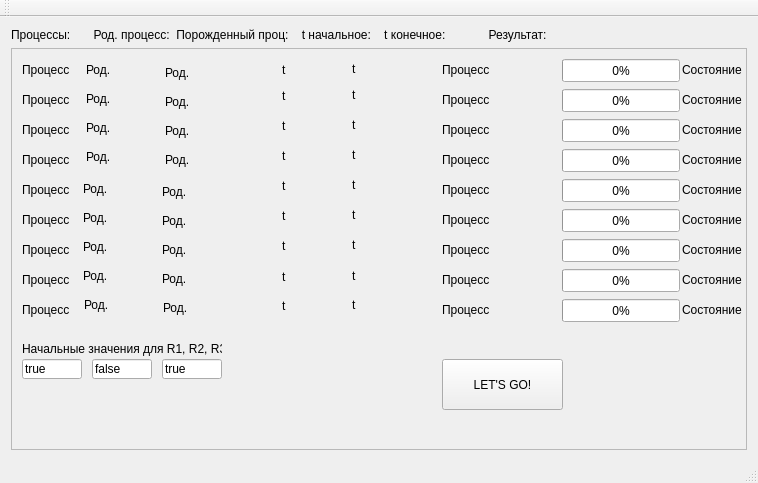
<?xml version="1.0" encoding="UTF-8"?>
<ui version="4.0">
 <class>MainWindow</class>
 <widget class="QMainWindow" name="MainWindow">
  <property name="geometry">
   <rect>
    <x>0</x>
    <y>0</y>
    <width>758</width>
    <height>483</height>
   </rect>
  </property>
  <property name="windowTitle">
   <string>MainWindow</string>
  </property>
  <widget class="QWidget" name="centralWidget">
   <layout class="QVBoxLayout" name="verticalLayout">
    <item>
     <widget class="QLabel" name="label">
      <property name="text">
       <string>Процессы:       Род. процесс:  Порожденный проц:    t начальное:    t конечное:             Результат:</string>
      </property>
     </widget>
    </item>
    <item>
     <widget class="QScrollArea" name="scrollArea">
      <property name="widgetResizable">
       <bool>true</bool>
      </property>
      <widget class="QWidget" name="scrollAreaWidgetContents">
       <property name="geometry">
        <rect>
         <x>0</x>
         <y>0</y>
         <width>738</width>
         <height>391</height>
        </rect>
       </property>
       <widget class="QLabel" name="label_A">
        <property name="geometry">
         <rect>
          <x>10</x>
          <y>10</y>
          <width>71</width>
          <height>21</height>
         </rect>
        </property>
        <property name="text">
         <string>Процесс</string>
        </property>
       </widget>
       <widget class="QProgressBar" name="progressBar">
        <property name="geometry">
         <rect>
          <x>550</x>
          <y>10</y>
          <width>118</width>
          <height>23</height>
         </rect>
        </property>
        <property name="value">
         <number>0</number>
        </property>
       </widget>
       <widget class="QLabel" name="label_stat_A">
        <property name="geometry">
         <rect>
          <x>670</x>
          <y>10</y>
          <width>61</width>
          <height>21</height>
         </rect>
        </property>
        <property name="text">
         <string>Состояние</string>
        </property>
       </widget>
       <widget class="QProgressBar" name="progressBar_2">
        <property name="geometry">
         <rect>
          <x>550</x>
          <y>40</y>
          <width>118</width>
          <height>23</height>
         </rect>
        </property>
        <property name="value">
         <number>0</number>
        </property>
       </widget>
       <widget class="QLabel" name="label_stat_B">
        <property name="geometry">
         <rect>
          <x>670</x>
          <y>40</y>
          <width>61</width>
          <height>21</height>
         </rect>
        </property>
        <property name="text">
         <string>Состояние</string>
        </property>
       </widget>
       <widget class="QLabel" name="label_B">
        <property name="geometry">
         <rect>
          <x>10</x>
          <y>40</y>
          <width>71</width>
          <height>21</height>
         </rect>
        </property>
        <property name="text">
         <string>Процесс</string>
        </property>
       </widget>
       <widget class="QProgressBar" name="progressBar_3">
        <property name="geometry">
         <rect>
          <x>550</x>
          <y>70</y>
          <width>118</width>
          <height>23</height>
         </rect>
        </property>
        <property name="value">
         <number>0</number>
        </property>
        <property name="invertedAppearance">
         <bool>false</bool>
        </property>
       </widget>
       <widget class="QLabel" name="label_stat_C">
        <property name="geometry">
         <rect>
          <x>670</x>
          <y>70</y>
          <width>61</width>
          <height>21</height>
         </rect>
        </property>
        <property name="text">
         <string>Состояние</string>
        </property>
       </widget>
       <widget class="QLabel" name="label_C">
        <property name="geometry">
         <rect>
          <x>10</x>
          <y>70</y>
          <width>71</width>
          <height>21</height>
         </rect>
        </property>
        <property name="text">
         <string>Процесс</string>
        </property>
       </widget>
       <widget class="QLabel" name="label_F">
        <property name="geometry">
         <rect>
          <x>10</x>
          <y>160</y>
          <width>71</width>
          <height>21</height>
         </rect>
        </property>
        <property name="text">
         <string>Процесс</string>
        </property>
       </widget>
       <widget class="QLabel" name="label_stat_F">
        <property name="geometry">
         <rect>
          <x>670</x>
          <y>160</y>
          <width>61</width>
          <height>21</height>
         </rect>
        </property>
        <property name="text">
         <string>Состояние</string>
        </property>
       </widget>
       <widget class="QLabel" name="label_stat_E">
        <property name="geometry">
         <rect>
          <x>670</x>
          <y>130</y>
          <width>61</width>
          <height>21</height>
         </rect>
        </property>
        <property name="text">
         <string>Состояние</string>
        </property>
       </widget>
       <widget class="QProgressBar" name="progressBar_4">
        <property name="geometry">
         <rect>
          <x>550</x>
          <y>100</y>
          <width>118</width>
          <height>23</height>
         </rect>
        </property>
        <property name="value">
         <number>0</number>
        </property>
       </widget>
       <widget class="QProgressBar" name="progressBar_5">
        <property name="geometry">
         <rect>
          <x>550</x>
          <y>130</y>
          <width>118</width>
          <height>23</height>
         </rect>
        </property>
        <property name="value">
         <number>0</number>
        </property>
       </widget>
       <widget class="QLabel" name="label_stat_D">
        <property name="geometry">
         <rect>
          <x>670</x>
          <y>100</y>
          <width>61</width>
          <height>21</height>
         </rect>
        </property>
        <property name="text">
         <string>Состояние</string>
        </property>
       </widget>
       <widget class="QLabel" name="label_D">
        <property name="geometry">
         <rect>
          <x>10</x>
          <y>100</y>
          <width>71</width>
          <height>21</height>
         </rect>
        </property>
        <property name="text">
         <string>Процесс</string>
        </property>
       </widget>
       <widget class="QProgressBar" name="progressBar_6">
        <property name="geometry">
         <rect>
          <x>550</x>
          <y>160</y>
          <width>118</width>
          <height>23</height>
         </rect>
        </property>
        <property name="value">
         <number>0</number>
        </property>
       </widget>
       <widget class="QLabel" name="label_E">
        <property name="geometry">
         <rect>
          <x>10</x>
          <y>130</y>
          <width>71</width>
          <height>21</height>
         </rect>
        </property>
        <property name="text">
         <string>Процесс</string>
        </property>
       </widget>
       <widget class="QLabel" name="label_K">
        <property name="geometry">
         <rect>
          <x>10</x>
          <y>250</y>
          <width>71</width>
          <height>21</height>
         </rect>
        </property>
        <property name="text">
         <string>Процесс</string>
        </property>
       </widget>
       <widget class="QLabel" name="label_stat_K">
        <property name="geometry">
         <rect>
          <x>670</x>
          <y>250</y>
          <width>61</width>
          <height>21</height>
         </rect>
        </property>
        <property name="text">
         <string>Состояние</string>
        </property>
       </widget>
       <widget class="QLabel" name="label_stat_H">
        <property name="geometry">
         <rect>
          <x>670</x>
          <y>220</y>
          <width>61</width>
          <height>21</height>
         </rect>
        </property>
        <property name="text">
         <string>Состояние</string>
        </property>
       </widget>
       <widget class="QProgressBar" name="progressBar_7">
        <property name="geometry">
         <rect>
          <x>550</x>
          <y>190</y>
          <width>118</width>
          <height>23</height>
         </rect>
        </property>
        <property name="value">
         <number>0</number>
        </property>
       </widget>
       <widget class="QProgressBar" name="progressBar_8">
        <property name="geometry">
         <rect>
          <x>550</x>
          <y>220</y>
          <width>118</width>
          <height>23</height>
         </rect>
        </property>
        <property name="value">
         <number>0</number>
        </property>
       </widget>
       <widget class="QLabel" name="label_stat_G">
        <property name="geometry">
         <rect>
          <x>670</x>
          <y>190</y>
          <width>61</width>
          <height>21</height>
         </rect>
        </property>
        <property name="text">
         <string>Состояние</string>
        </property>
       </widget>
       <widget class="QLabel" name="label_G">
        <property name="geometry">
         <rect>
          <x>10</x>
          <y>190</y>
          <width>71</width>
          <height>21</height>
         </rect>
        </property>
        <property name="text">
         <string>Процесс</string>
        </property>
       </widget>
       <widget class="QProgressBar" name="progressBar_9">
        <property name="geometry">
         <rect>
          <x>550</x>
          <y>250</y>
          <width>118</width>
          <height>23</height>
         </rect>
        </property>
        <property name="value">
         <number>0</number>
        </property>
       </widget>
       <widget class="QLabel" name="label_H">
        <property name="geometry">
         <rect>
          <x>10</x>
          <y>220</y>
          <width>71</width>
          <height>21</height>
         </rect>
        </property>
        <property name="text">
         <string>Процесс</string>
        </property>
       </widget>
       <widget class="QLabel" name="label_par_A">
        <property name="geometry">
         <rect>
          <x>74</x>
          <y>11</y>
          <width>51</width>
          <height>20</height>
         </rect>
        </property>
        <property name="text">
         <string>Род.</string>
        </property>
       </widget>
       <widget class="QLabel" name="label_par_B">
        <property name="geometry">
         <rect>
          <x>74</x>
          <y>40</y>
          <width>51</width>
          <height>20</height>
         </rect>
        </property>
        <property name="text">
         <string>Род.</string>
        </property>
       </widget>
       <widget class="QLabel" name="label_par_C">
        <property name="geometry">
         <rect>
          <x>74</x>
          <y>69</y>
          <width>51</width>
          <height>20</height>
         </rect>
        </property>
        <property name="text">
         <string>Род.</string>
        </property>
       </widget>
       <widget class="QLabel" name="label_par_D">
        <property name="geometry">
         <rect>
          <x>74</x>
          <y>98</y>
          <width>51</width>
          <height>20</height>
         </rect>
        </property>
        <property name="text">
         <string>Род.</string>
        </property>
       </widget>
       <widget class="QLabel" name="label_par_G">
        <property name="geometry">
         <rect>
          <x>71</x>
          <y>188</y>
          <width>51</width>
          <height>20</height>
         </rect>
        </property>
        <property name="text">
         <string>Род.</string>
        </property>
       </widget>
       <widget class="QLabel" name="label_par_F">
        <property name="geometry">
         <rect>
          <x>71</x>
          <y>159</y>
          <width>51</width>
          <height>20</height>
         </rect>
        </property>
        <property name="text">
         <string>Род.</string>
        </property>
       </widget>
       <widget class="QLabel" name="label_par_E">
        <property name="geometry">
         <rect>
          <x>71</x>
          <y>130</y>
          <width>51</width>
          <height>20</height>
         </rect>
        </property>
        <property name="text">
         <string>Род.</string>
        </property>
       </widget>
       <widget class="QLabel" name="label_par_H">
        <property name="geometry">
         <rect>
          <x>71</x>
          <y>217</y>
          <width>51</width>
          <height>20</height>
         </rect>
        </property>
        <property name="text">
         <string>Род.</string>
        </property>
       </widget>
       <widget class="QLabel" name="label_par_K">
        <property name="geometry">
         <rect>
          <x>72</x>
          <y>246</y>
          <width>51</width>
          <height>20</height>
         </rect>
        </property>
        <property name="text">
         <string>Род.</string>
        </property>
       </widget>
       <widget class="QLabel" name="label_t_A">
        <property name="geometry">
         <rect>
          <x>270</x>
          <y>14</y>
          <width>47</width>
          <height>13</height>
         </rect>
        </property>
        <property name="text">
         <string>t</string>
        </property>
       </widget>
       <widget class="QLabel" name="label_t_B">
        <property name="geometry">
         <rect>
          <x>270</x>
          <y>40</y>
          <width>47</width>
          <height>13</height>
         </rect>
        </property>
        <property name="text">
         <string>t</string>
        </property>
       </widget>
       <widget class="QLabel" name="label_t_C">
        <property name="geometry">
         <rect>
          <x>270</x>
          <y>70</y>
          <width>47</width>
          <height>13</height>
         </rect>
        </property>
        <property name="text">
         <string>t</string>
        </property>
       </widget>
       <widget class="QLabel" name="label_t_D">
        <property name="geometry">
         <rect>
          <x>270</x>
          <y>100</y>
          <width>47</width>
          <height>13</height>
         </rect>
        </property>
        <property name="text">
         <string>t</string>
        </property>
       </widget>
       <widget class="QLabel" name="label_t_E">
        <property name="geometry">
         <rect>
          <x>270</x>
          <y>130</y>
          <width>47</width>
          <height>13</height>
         </rect>
        </property>
        <property name="text">
         <string>t</string>
        </property>
       </widget>
       <widget class="QLabel" name="label_t_F">
        <property name="geometry">
         <rect>
          <x>270</x>
          <y>160</y>
          <width>47</width>
          <height>13</height>
         </rect>
        </property>
        <property name="text">
         <string>t</string>
        </property>
       </widget>
       <widget class="QLabel" name="label_t_G">
        <property name="geometry">
         <rect>
          <x>270</x>
          <y>190</y>
          <width>47</width>
          <height>13</height>
         </rect>
        </property>
        <property name="text">
         <string>t</string>
        </property>
       </widget>
       <widget class="QLabel" name="label_t_H">
        <property name="geometry">
         <rect>
          <x>270</x>
          <y>221</y>
          <width>47</width>
          <height>13</height>
         </rect>
        </property>
        <property name="text">
         <string>t</string>
        </property>
       </widget>
       <widget class="QLabel" name="label_t_K">
        <property name="geometry">
         <rect>
          <x>270</x>
          <y>250</y>
          <width>47</width>
          <height>13</height>
         </rect>
        </property>
        <property name="text">
         <string>t</string>
        </property>
       </widget>
       <widget class="QLabel" name="label_R1R2R3">
        <property name="geometry">
         <rect>
          <x>10</x>
          <y>290</y>
          <width>200</width>
          <height>20</height>
         </rect>
        </property>
        <property name="text">
         <string>Начальные значения для R1, R2, R3:</string>
        </property>
       </widget>
       <widget class="QLabel" name="label_t_B_2">
        <property name="geometry">
         <rect>
          <x>340</x>
          <y>39</y>
          <width>47</width>
          <height>13</height>
         </rect>
        </property>
        <property name="text">
         <string>t</string>
        </property>
       </widget>
       <widget class="QLabel" name="label_t_G_2">
        <property name="geometry">
         <rect>
          <x>340</x>
          <y>189</y>
          <width>47</width>
          <height>13</height>
         </rect>
        </property>
        <property name="text">
         <string>t</string>
        </property>
       </widget>
       <widget class="QLabel" name="label_t_A_2">
        <property name="geometry">
         <rect>
          <x>340</x>
          <y>13</y>
          <width>47</width>
          <height>13</height>
         </rect>
        </property>
        <property name="text">
         <string>t</string>
        </property>
       </widget>
       <widget class="QLabel" name="label_t_C_2">
        <property name="geometry">
         <rect>
          <x>340</x>
          <y>69</y>
          <width>47</width>
          <height>13</height>
         </rect>
        </property>
        <property name="text">
         <string>t</string>
        </property>
       </widget>
       <widget class="QLabel" name="label_t_D_2">
        <property name="geometry">
         <rect>
          <x>340</x>
          <y>99</y>
          <width>47</width>
          <height>13</height>
         </rect>
        </property>
        <property name="text">
         <string>t</string>
        </property>
       </widget>
       <widget class="QLabel" name="label_t_K_2">
        <property name="geometry">
         <rect>
          <x>340</x>
          <y>249</y>
          <width>47</width>
          <height>13</height>
         </rect>
        </property>
        <property name="text">
         <string>t</string>
        </property>
       </widget>
       <widget class="QLabel" name="label_t_E_2">
        <property name="geometry">
         <rect>
          <x>340</x>
          <y>129</y>
          <width>47</width>
          <height>13</height>
         </rect>
        </property>
        <property name="text">
         <string>t</string>
        </property>
       </widget>
       <widget class="QLabel" name="label_t_F_2">
        <property name="geometry">
         <rect>
          <x>340</x>
          <y>159</y>
          <width>47</width>
          <height>13</height>
         </rect>
        </property>
        <property name="text">
         <string>t</string>
        </property>
       </widget>
       <widget class="QLabel" name="label_t_H_2">
        <property name="geometry">
         <rect>
          <x>340</x>
          <y>220</y>
          <width>47</width>
          <height>13</height>
         </rect>
        </property>
        <property name="text">
         <string>t</string>
        </property>
       </widget>
       <widget class="QLabel" name="label_par_A_2">
        <property name="geometry">
         <rect>
          <x>153</x>
          <y>14</y>
          <width>51</width>
          <height>20</height>
         </rect>
        </property>
        <property name="text">
         <string>Род.</string>
        </property>
       </widget>
       <widget class="QLabel" name="label_par_B_2">
        <property name="geometry">
         <rect>
          <x>153</x>
          <y>43</y>
          <width>51</width>
          <height>20</height>
         </rect>
        </property>
        <property name="text">
         <string>Род.</string>
        </property>
       </widget>
       <widget class="QLabel" name="label_par_C_2">
        <property name="geometry">
         <rect>
          <x>153</x>
          <y>72</y>
          <width>51</width>
          <height>20</height>
         </rect>
        </property>
        <property name="text">
         <string>Род.</string>
        </property>
       </widget>
       <widget class="QLabel" name="label_par_K_2">
        <property name="geometry">
         <rect>
          <x>151</x>
          <y>249</y>
          <width>51</width>
          <height>20</height>
         </rect>
        </property>
        <property name="text">
         <string>Род.</string>
        </property>
       </widget>
       <widget class="QLabel" name="label_par_F_2">
        <property name="geometry">
         <rect>
          <x>150</x>
          <y>162</y>
          <width>51</width>
          <height>20</height>
         </rect>
        </property>
        <property name="text">
         <string>Род.</string>
        </property>
       </widget>
       <widget class="QLabel" name="label_par_E_2">
        <property name="geometry">
         <rect>
          <x>150</x>
          <y>133</y>
          <width>51</width>
          <height>20</height>
         </rect>
        </property>
        <property name="text">
         <string>Род.</string>
        </property>
       </widget>
       <widget class="QLabel" name="label_par_D_2">
        <property name="geometry">
         <rect>
          <x>153</x>
          <y>101</y>
          <width>51</width>
          <height>20</height>
         </rect>
        </property>
        <property name="text">
         <string>Род.</string>
        </property>
       </widget>
       <widget class="QLabel" name="label_par_G_2">
        <property name="geometry">
         <rect>
          <x>150</x>
          <y>191</y>
          <width>51</width>
          <height>20</height>
         </rect>
        </property>
        <property name="text">
         <string>Род.</string>
        </property>
       </widget>
       <widget class="QLabel" name="label_par_H_2">
        <property name="geometry">
         <rect>
          <x>150</x>
          <y>220</y>
          <width>51</width>
          <height>20</height>
         </rect>
        </property>
        <property name="text">
         <string>Род.</string>
        </property>
       </widget>
       <widget class="QLabel" name="label_C_resualt">
        <property name="geometry">
         <rect>
          <x>430</x>
          <y>70</y>
          <width>71</width>
          <height>21</height>
         </rect>
        </property>
        <property name="text">
         <string>Процесс</string>
        </property>
       </widget>
       <widget class="QLabel" name="label_G_resualt">
        <property name="geometry">
         <rect>
          <x>430</x>
          <y>190</y>
          <width>71</width>
          <height>21</height>
         </rect>
        </property>
        <property name="text">
         <string>Процесс</string>
        </property>
       </widget>
       <widget class="QLabel" name="label_E_resualt">
        <property name="geometry">
         <rect>
          <x>430</x>
          <y>130</y>
          <width>71</width>
          <height>21</height>
         </rect>
        </property>
        <property name="text">
         <string>Процесс</string>
        </property>
       </widget>
       <widget class="QLabel" name="label_K_resualt">
        <property name="geometry">
         <rect>
          <x>430</x>
          <y>250</y>
          <width>71</width>
          <height>21</height>
         </rect>
        </property>
        <property name="text">
         <string>Процесс</string>
        </property>
       </widget>
       <widget class="QLabel" name="label_F_resualt">
        <property name="geometry">
         <rect>
          <x>430</x>
          <y>160</y>
          <width>71</width>
          <height>21</height>
         </rect>
        </property>
        <property name="text">
         <string>Процесс</string>
        </property>
       </widget>
       <widget class="QLabel" name="label_H_resualt">
        <property name="geometry">
         <rect>
          <x>430</x>
          <y>220</y>
          <width>71</width>
          <height>21</height>
         </rect>
        </property>
        <property name="text">
         <string>Процесс</string>
        </property>
       </widget>
       <widget class="QLabel" name="label_A_resualt">
        <property name="geometry">
         <rect>
          <x>430</x>
          <y>10</y>
          <width>71</width>
          <height>21</height>
         </rect>
        </property>
        <property name="text">
         <string>Процесс</string>
        </property>
       </widget>
       <widget class="QLabel" name="label_D_resualt">
        <property name="geometry">
         <rect>
          <x>430</x>
          <y>100</y>
          <width>71</width>
          <height>21</height>
         </rect>
        </property>
        <property name="text">
         <string>Процесс</string>
        </property>
       </widget>
       <widget class="QLabel" name="label_B_resualt">
        <property name="geometry">
         <rect>
          <x>430</x>
          <y>40</y>
          <width>71</width>
          <height>21</height>
         </rect>
        </property>
        <property name="text">
         <string>Процесс</string>
        </property>
       </widget>
       <widget class="QLineEdit" name="lineEdit">
        <property name="geometry">
         <rect>
          <x>10</x>
          <y>310</y>
          <width>60</width>
          <height>20</height>
         </rect>
        </property>
        <property name="statusTip">
         <string/>
        </property>
        <property name="inputMask">
         <string/>
        </property>
        <property name="text">
         <string>true</string>
        </property>
        <property name="cursorPosition">
         <number>4</number>
        </property>
        <property name="placeholderText">
         <string/>
        </property>
        <property name="clearButtonEnabled">
         <bool>false</bool>
        </property>
       </widget>
       <widget class="QLineEdit" name="lineEdit_2">
        <property name="geometry">
         <rect>
          <x>80</x>
          <y>310</y>
          <width>60</width>
          <height>20</height>
         </rect>
        </property>
        <property name="text">
         <string>false</string>
        </property>
       </widget>
       <widget class="QLineEdit" name="lineEdit_3">
        <property name="geometry">
         <rect>
          <x>150</x>
          <y>310</y>
          <width>60</width>
          <height>20</height>
         </rect>
        </property>
        <property name="text">
         <string>true</string>
        </property>
       </widget>
       <widget class="QPushButton" name="pushButton_Start">
        <property name="geometry">
         <rect>
          <x>430</x>
          <y>310</y>
          <width>121</width>
          <height>51</height>
         </rect>
        </property>
        <property name="text">
         <string>LET'S GO!</string>
        </property>
       </widget>
      </widget>
     </widget>
    </item>
   </layout>
  </widget>
  <widget class="QMenuBar" name="menuBar">
   <property name="geometry">
    <rect>
     <x>0</x>
     <y>0</y>
     <width>758</width>
     <height>21</height>
    </rect>
   </property>
  </widget>
  <widget class="QToolBar" name="mainToolBar">
   <attribute name="toolBarArea">
    <enum>TopToolBarArea</enum>
   </attribute>
   <attribute name="toolBarBreak">
    <bool>false</bool>
   </attribute>
  </widget>
  <widget class="QStatusBar" name="statusBar"/>
 </widget>
 <layoutdefault spacing="6" margin="11"/>
 <resources/>
 <connections/>
</ui>
